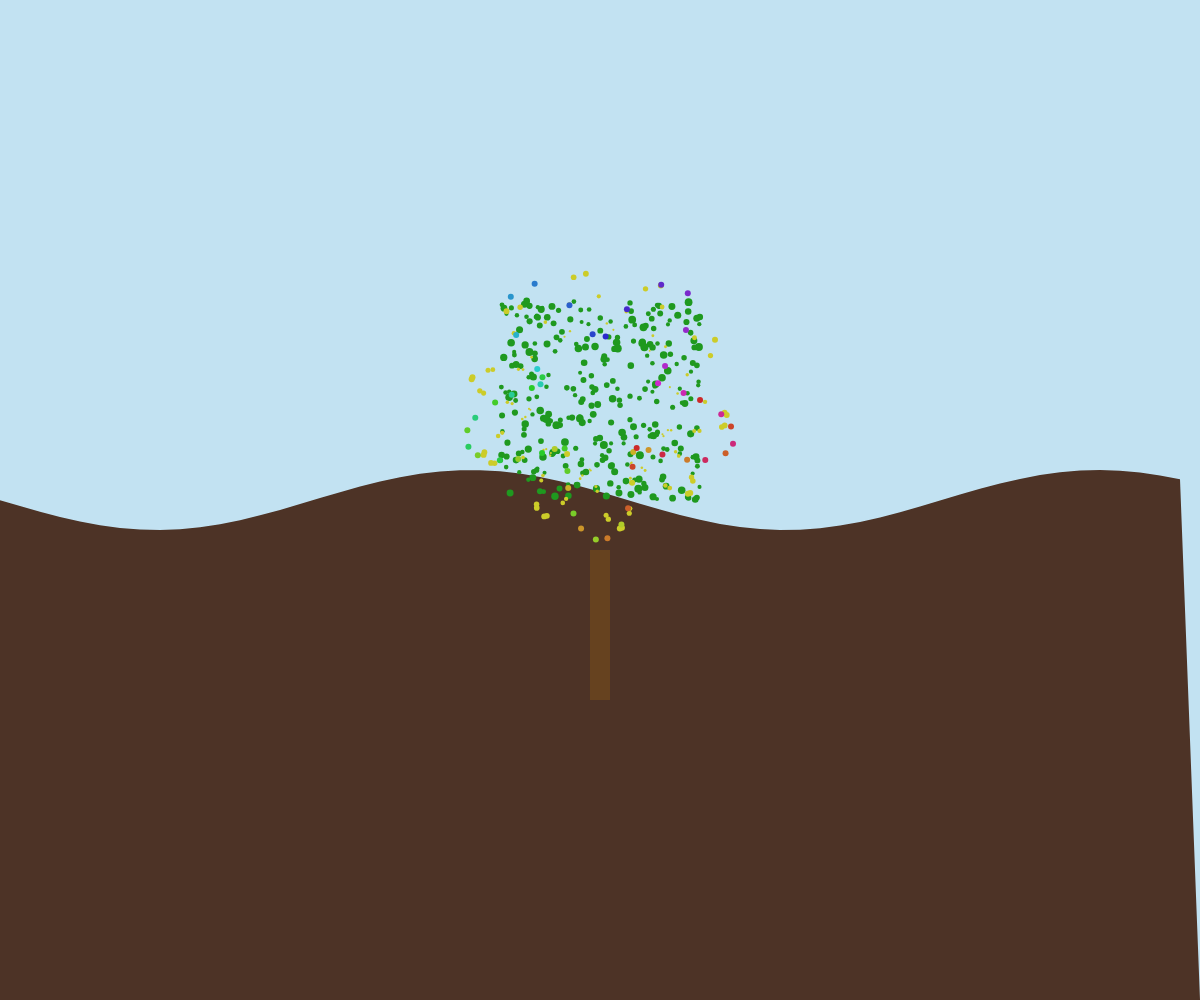
Frame 1 (no input)
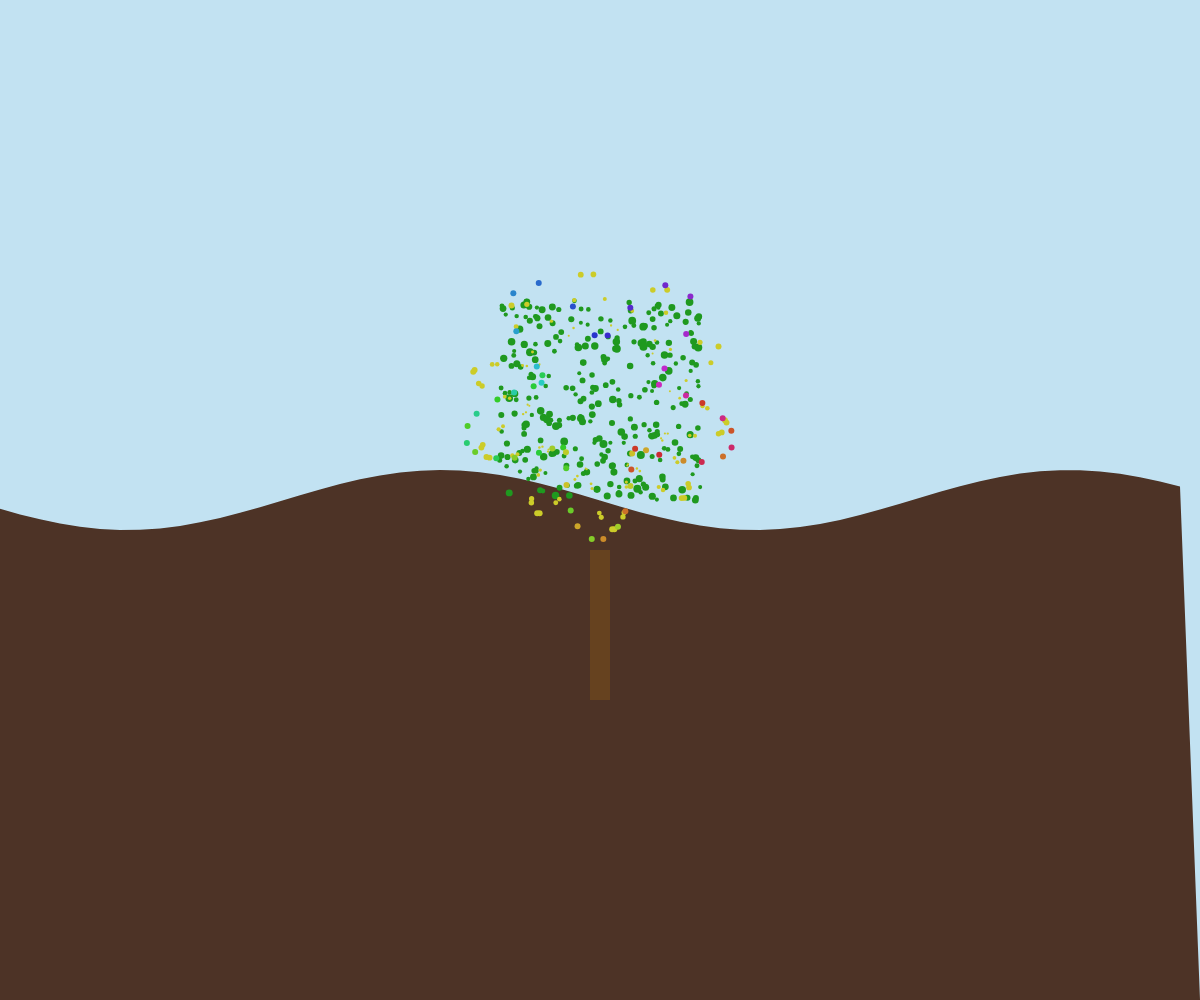
Frame 60 (no input)
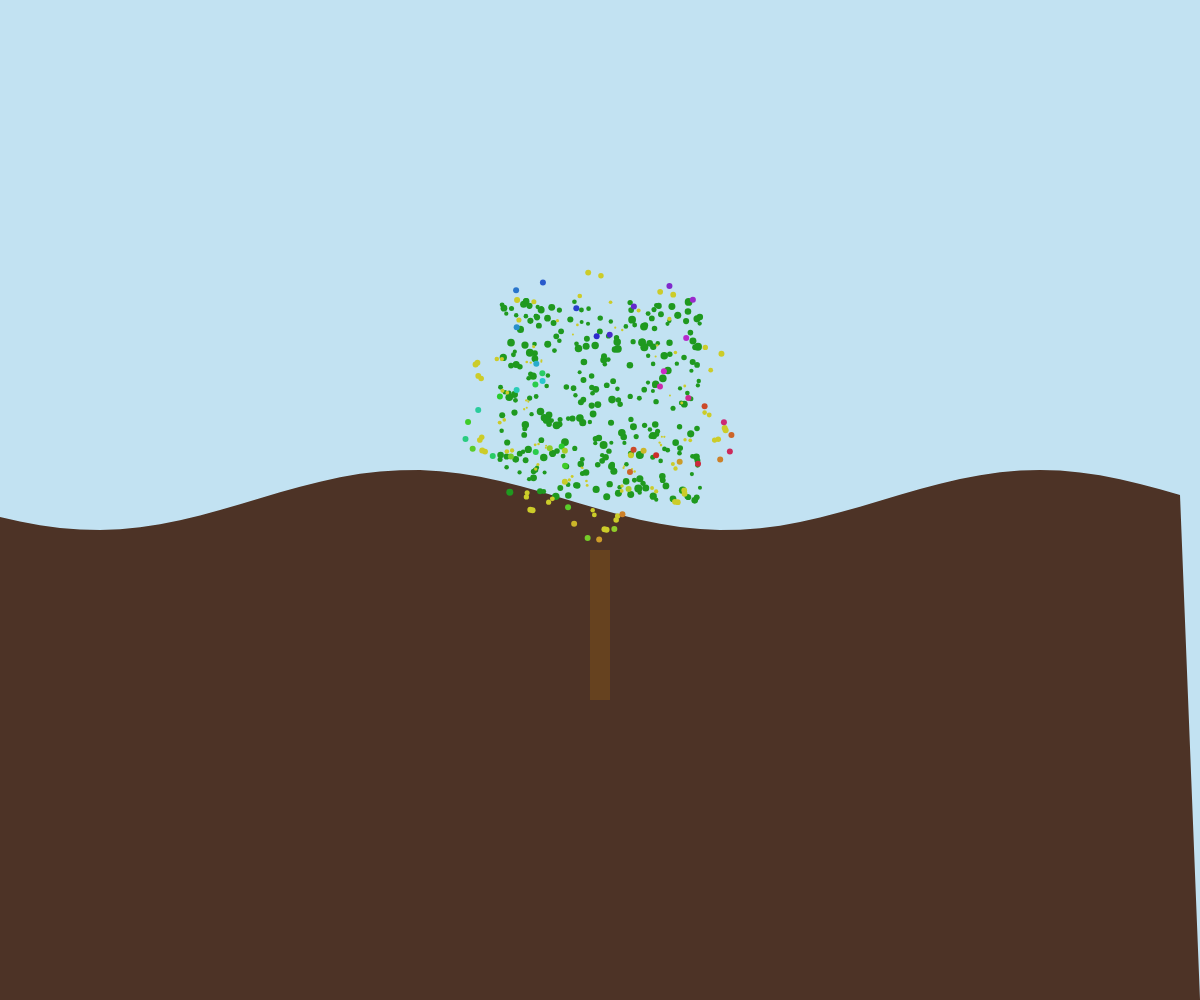
Frame 120 (the mouse pressed at the canvas centre since frame 60)

The p5.js sketch that drew these frames (run headless with seeded random() and noise() and a simulated clock; from frame 60 on, the mouse is pressed at the canvas centre):

// p5.js sketch
// ── sketch.js
let tree;
let leaves = [];
let snowflakes = [];
let time = 0;
let season = 0;

function setup() {
  createCanvas(windowWidth, windowHeight);
  colorMode(HSB, 360, 100, 100, 1);
  
  // Create the central tree structure
  tree = {
    trunk: { x: width/2, y: height/2 + 50, width: 20, height: 150 },
    canopy: { x: width/2, y: height/2 - 100, radius: 100 }
  };
  
  // Create initial leaves
  for (let i = 0; i < 300; i++) {
    leaves.push({
      x: tree.canopy.x + random(-tree.canopy.radius, tree.canopy.radius),
      y: tree.canopy.y + random(-tree.canopy.radius, tree.canopy.radius),
      size: random(4, 8),
      angle: random(TWO_PI),
      speed: random(0.01, 0.03),
      originalHue: random(120, 140), // Spring green
      hueOffset: random(-20, 20)
    });
  }
  
  // Create initial snowflakes
  for (let i = 0; i < 500; i++) {
    snowflakes.push({
      x: random(width),
      y: random(height),
      size: random(1, 3),
      speed: random(0.5, 1.5),
      sway: random(TWO_PI)
    });
  }
}

function draw() {
  background(200, 20, 95);
  
  time += 0.005;
  season = (time * 0.02) % 1;
  
  // Draw rolling hill
  fill(20, 50, 30);
  noStroke();
  beginShape();
  for (let x = 0; x < width; x += 20) {
    let y = height/2 + sin(x * 0.01 + time) * 30;
    vertex(x, y);
  }
  vertex(width, height);
  vertex(0, height);
  endShape(CLOSE);
  
  // Draw tree trunk
  fill(30, 70, 40);
  rect(tree.trunk.x - tree.trunk.width/2, tree.trunk.y, tree.trunk.width, tree.trunk.height);
  
  // Update and draw leaves with seasonal color transitions
  for (let leaf of leaves) {
    leaf.angle += leaf.speed;
    let sway = sin(leaf.angle) * 0.5;
    
    let x = leaf.x + cos(leaf.angle) * sway * 2;
    let y = leaf.y + sin(leaf.angle) * sway * 2;
    
    // Seasonal color transitions
    let hue;
    if (season > 0.75) {
      hue = 20; // Winter brown
    } else if (season > 0.5) {
      hue = 10 + (season - 0.5) * 30; // Fall red-orange
    } else if (season > 0.25) {
      hue = 120 + (season - 0.25) * 40; // Summer green
    } else {
      hue = 120; // Spring green
    }
    
    fill(hue, 80, 60);
    noStroke();
    ellipse(x, y, leaf.size, leaf.size);
  }
  
  // Snowfall effect during winter
  if (season > 0.75) {
    for (let flake of snowflakes) {
      flake.y += flake.speed;
      flake.sway += 0.02;
      flake.x += sin(flake.sway) * 0.3;
      
      if (flake.y > height) {
        flake.y = -10;
        flake.x = random(width);
      }
      
      fill(360, 0, 100);
      noStroke();
      ellipse(flake.x, flake.y, flake.size, flake.size);
    }
    
    // Draw snow on the ground
    fill(360, 0, 100);
    noStroke();
    beginShape();
    for (let x = 0; x < width; x += 20) {
      let y = height - 10 + sin(x * 0.05 + time) * 5;
      vertex(x, y);
    }
    vertex(width, height);
    vertex(0, height);
    endShape(CLOSE);
  }
  
  // Bloom effect in spring
  if (season < 0.25) {
    let budCount = 100;
    for (let i = 0; i < budCount; i++) {
      let angle = time * 0.2 + i * 0.1;
      let radius = tree.canopy.radius + sin(time * 0.3 + i) * 30;
      let x = tree.canopy.x + cos(angle) * radius;
      let y = tree.canopy.y + sin(angle) * radius;
      
      // Spring bud color
      fill(60, 80, 80);
      noStroke();
      ellipse(x, y, 4 + sin(time * 0.5 + i) * 2, 4 + sin(time * 0.5 + i) * 2);
    }
    
    // Flower buds
    let flowerCount = 50;
    for (let i = 0; i < flowerCount; i++) {
      let angle = time * 0.1 + i * 0.2;
      let radius = tree.canopy.radius + sin(time * 0.2 + i) * 40;
      let x = tree.canopy.x + cos(angle) * radius;
      let y = tree.canopy.y + sin(angle) * radius;
      
      // Colorful flowers
      let hue = (time * 20 + i * 10) % 360;
      fill(hue, 80, 80);
      noStroke();
      ellipse(x, y, 6, 6);
    }
  }
}

function windowResized() {
  resizeCanvas(windowWidth, windowHeight);
}
